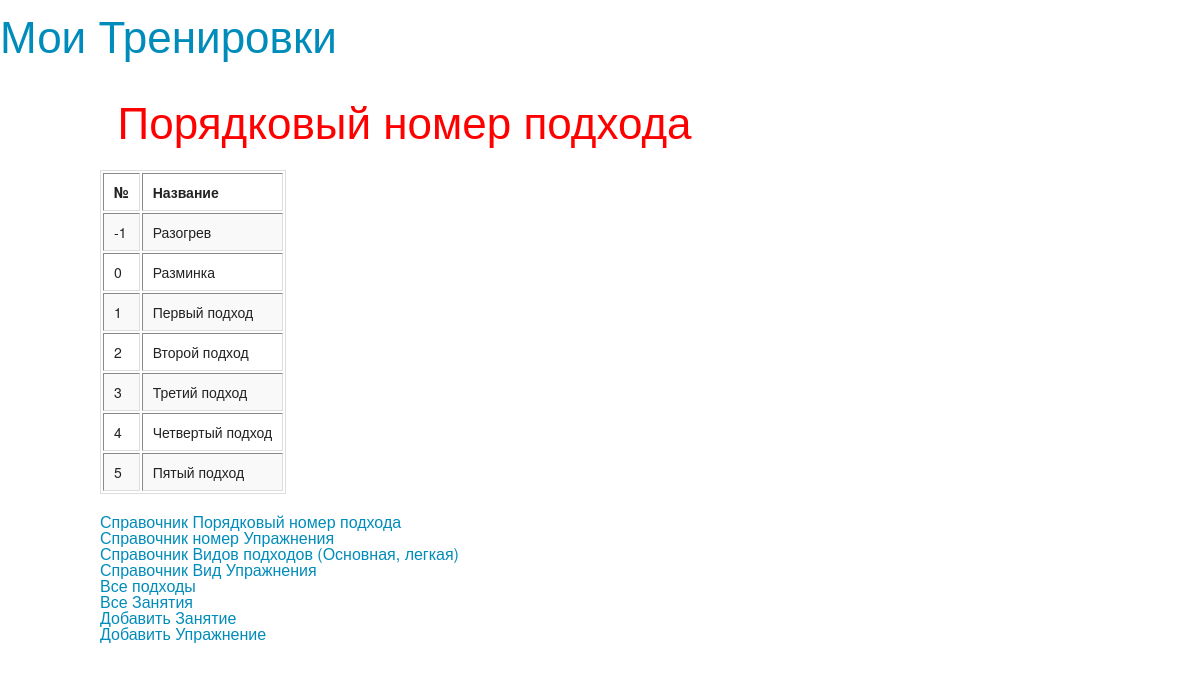
/podhodi/, run on an earlier commit of the app's database.
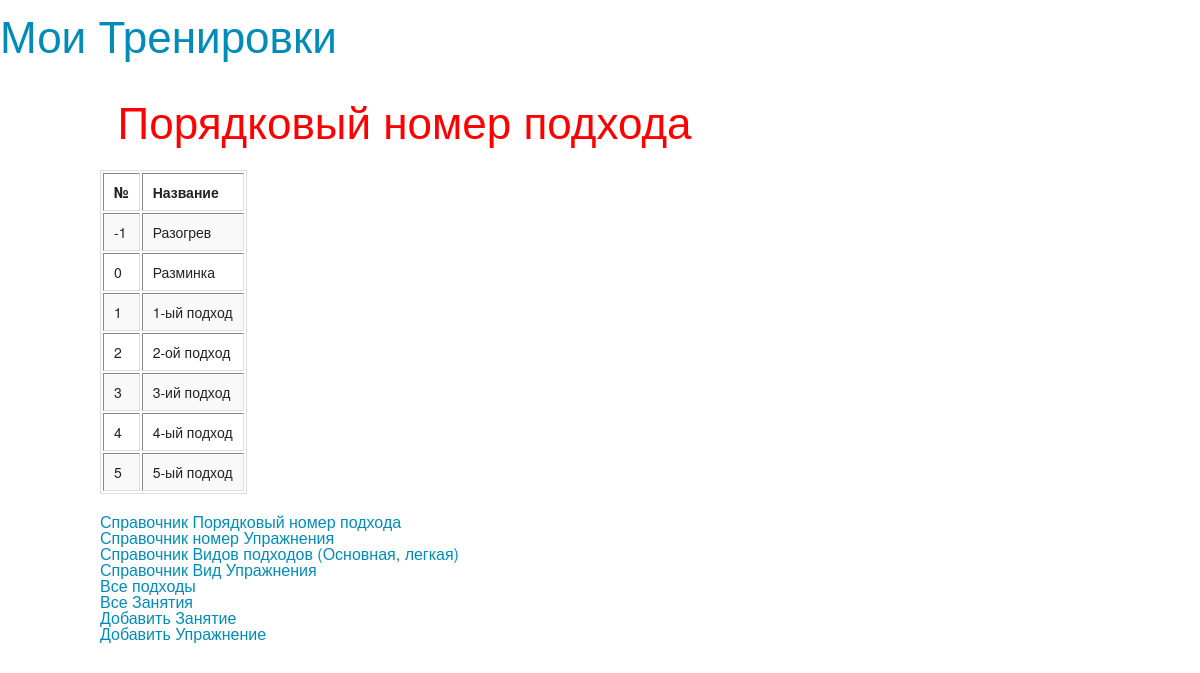
And on a later commit of the database.
### trenirovka/models.py (models this page shows, shortened)
class PP_Podhod(models.Model):
	pp = models.CharField(max_length=2)
	name = models.CharField(max_length=30)

### trenirovka/views.py (the view)
# urls.py: url(r'^podhodi/$', 'trenirovka.views.pp_podhod'),
def pp_podhod (request) :
	pp_podhod_list = PP_Podhod.objects.all()
	return render_to_response ('pp_podhod.html', locals() )

### trenirovka/templates/pp_podhod.html
{% extends "index.html" %}
{% block sidebar %}
<ul>
		<h1>
		  Порядковый номер подхода
		</h1>
</ul>
{% endblock %}
{% block content%}
		<table border="1">
					<td  style="font-weight:bold" > №</td>
					<td  style="font-weight:bold" >Название</td>
			{% for podhod in pp_podhod_list %}
				<tr>
					<td>{{podhod.pp}}</td>
					<td>{{podhod.name}}</td>
				</tr>
			{% empty %}
				<tr><td>Категорий нет</td></tr>
			{% endfor%}
		</table>
{% endblock %}

What changed in the data, as far as the page shows it:
changed PP_Podhod: name "Первый подход" → "1-ый подход"
changed PP_Podhod: name "Второй подход" → "2-ой подход"
changed PP_Podhod: name "Третий подход" → "3-ий подход"
changed PP_Podhod: name "Четвертый подход" → "4-ый подход"
changed PP_Podhod: name "Пятый подход" → "5-ый подход"
